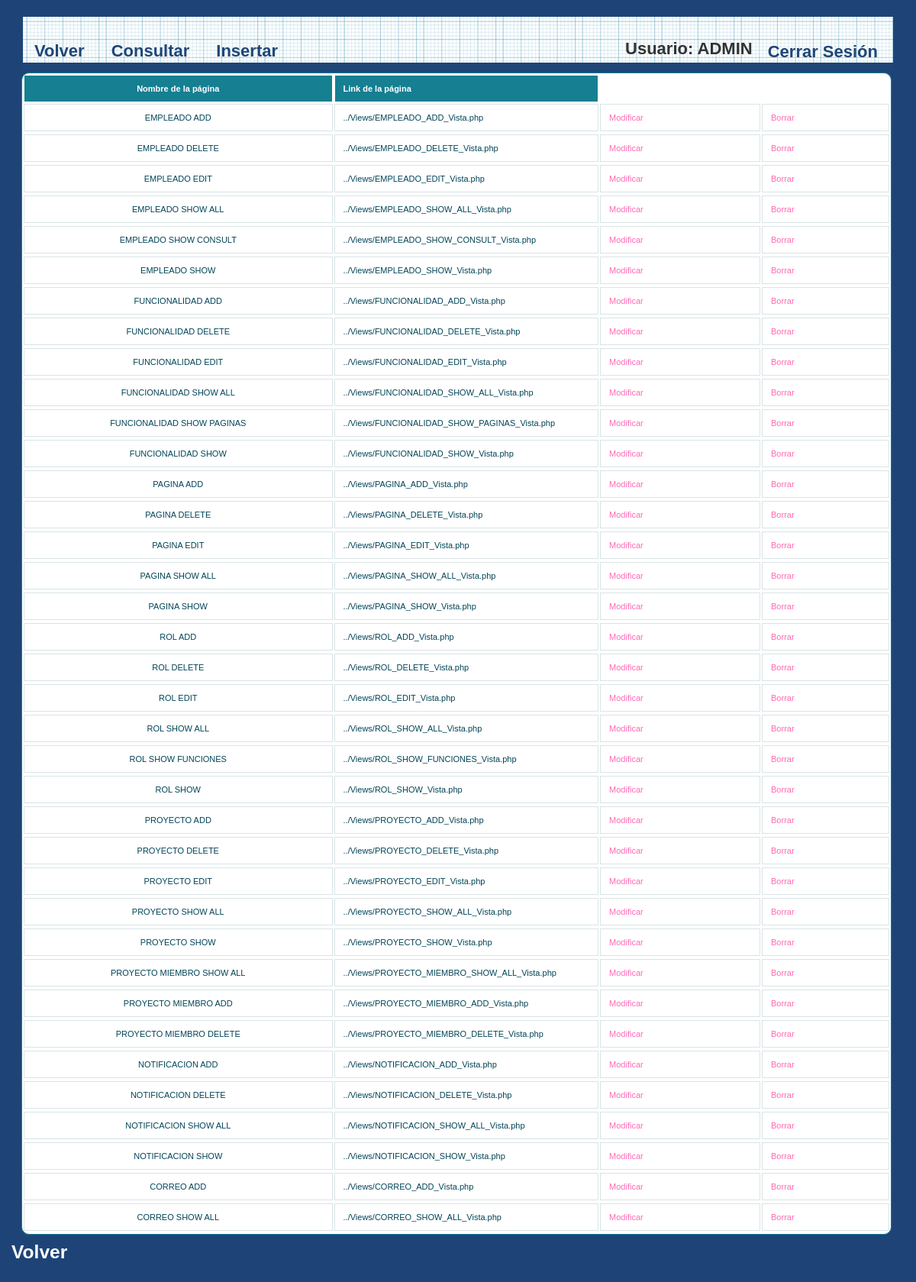
Before: /et3_iu/Controllers/PAGINA_Controller.php (signed in) with the older database file.
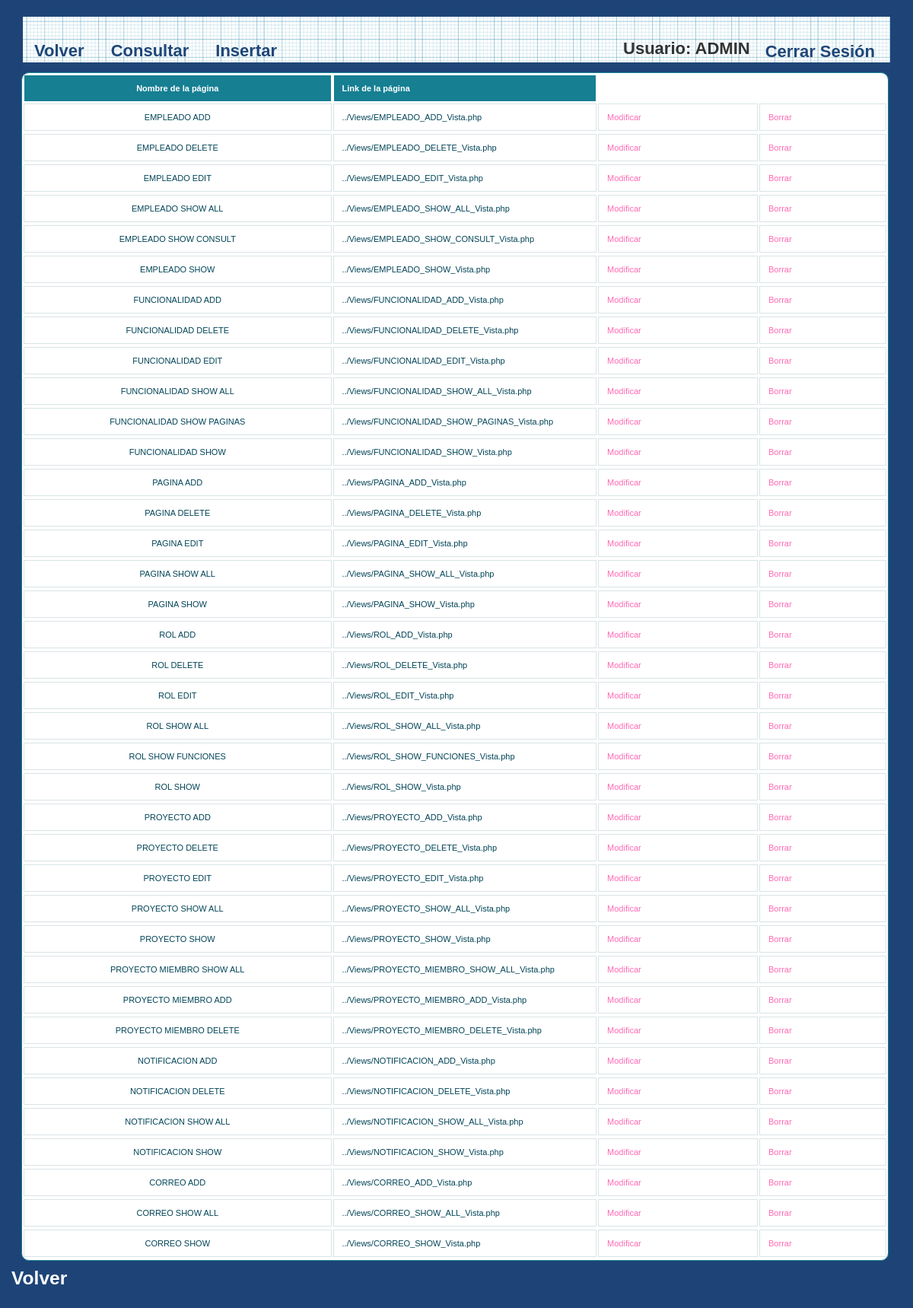
After: the same page with the newer database file.
### tables this page shows
CREATE TABLE IF NOT EXISTS `PAGINA` (
`PAGINA_ID` int(10) NOT NULL,
  `PAGINA_LINK` varchar(50) NOT NULL,
  `PAGINA_NOM` varchar(80) NOT NULL
);

### et3_iu/Controllers/PAGINA_Controller.php (called while the page is built, shortened)
<?php
include '../Models/PAGINA_Model.php';
	Switch ($_REQUEST['accion']) {
		default:
			if (!isset($_REQUEST['PAGINA_NOM'])) {
				$pagina = new Pagina('', '');
			} else {
				$pagina = get_data_form();
			}
			$datos = $pagina->ConsultarTodo();
			if (!tienePermisos('Pagina_Default')) {
				new Mensaje('No tienes los permisos necesarios', '../Views/DEFAULT_Vista.php');
			} else {
				new Pagina_Default($datos, '../Views/DEFAULT_Vista.php');
			}
	}
?>

### et3_iu/Models/PAGINA_Model.php (called while the page is built, shortened)
<?php
class Pagina
{
	function ConectarBD()
	{
		$this->mysqli = new mysqli("localhost", "iu2016", "iu2016", "IU2016");
	}
    function ConsultarTodo()
    {
        $sql = "select PAGINA_ID, PAGINA_NOM, PAGINA_LINK from PAGINA ORDER BY PAGINA_ID";
        if (!($resultado = $this->mysqli->query($sql))){
            return 'Error en la consulta sobre la base de datos';
        }
        else{
            $toret=array();
            $i=0;
            while ($fila= $resultado->fetch_array()) {
                $toret[$i]=$fila;
                $i++;
            }
            return $toret;
        }
    }
}

### et3_iu/Views/PAGINA_SHOW_ALL_Vista.php (the view, shortened to what this page needs)
<?php
class Pagina_default{
	private $datos;
	private $volver;
	function __construct($array, $volver){
		$this->datos = $array;
		$this->volver = $volver;
		$this->render();
	}
	function render(){
		?>
        <link rel="stylesheet" href="../Styles/styles.css" type="text/css" media="screen" />
		<head></head>
			<p>
				<h2>
					<div>
						<?php
						$lista = array('PAGINA_NOM','PAGINA_LINK');
						?>
						<head>
							<link rel="stylesheet" href="../Styles/styles.css" type="text/css" media="screen" />
							<link rel="stylesheet" type="text/css" href="../Styles/print.css" media="print" />
						</head>
						<div id="wrapper">
							<nav>
								<div class="menu">
									<ul>
										<li><a href="../Functions/Desconectar.php"><?php echo  $strings['Cerrar Sesión']; ?></a></li>
										<li><?php echo $strings['Usuario'].": ". $_SESSION['login']; ?></li>
									</ul>
									<?php echo '<a href=\'' . $this->volver . "'>" . $strings['Volver'] . " </a>"; ?></li>
									<a href='./PAGINA_Controller.php?accion=<?php echo $strings['Consultar']?>'><?php echo $strings['Consultar']?></a>
									<a href='./PAGINA_Controller.php?accion=<?php echo $strings['Insertar']?>'><?php echo $strings['Insertar']?></a>
								</div>
							</nav>
						<table id="btable" border = 1>
							<tr>
								<?php
								foreach($lista as $titulo){
									echo "<th>";
									?>
									<?php
									echo $strings[$titulo];
									?>
									</th>
									<?php
								}
								?>
							</tr>
							<?php
							for ($j=0;$j<count($this->datos);$j++){
								echo "<tr>";
								foreach ($this->datos [$j] as $clave => $valor) {
									for ($i = 0; $i < count($lista); $i++) {
										if ($clave === $lista[$i]) {
											?>
											<?php
											echo "<td>";
											echo $valor;
											echo "</td>";
										}
									}
								}
								?>
								<td>
									<a href='PAGINA_Controller.php?PAGINA_NOM=<?php echo $this->datos[$j]['PAGINA_NOM'] . '&accion='.$strings['Modificar']; ?>'><?php echo $strings['Modificar'] ?></a>
								</td>
								<td>
									<a href='PAGINA_Controller.php?PAGINA_NOM=<?php echo $this->datos[$j]['PAGINA_NOM'] . '&accion='.$strings['Borrar']; ?>'><?php echo $strings['Borrar'] ?></a>
								</td>
								<?php
								echo "<tr>";
							}
							?>
						</table>
					</div>
					<h3>
			<p>
				<?php
				echo '<a class="form-link" href=\'' . $this->volver . "'>" . $strings['Volver'] . " </a>";
				?>
				</h3>
			</p>
		<?php
	}
}

### et3_iu/Styles/styles.css (style rules this page uses)
* { margin: 0; padding: 0; }
ul li { list-style-type:none; }
header, footer, section, aside, nav, article { display: block; }
#wrapper { width: 1140px; margin: 0 auto; margin-top: 5px; margin-bottom: 5px; }
nav { width: 1140px; height: 69px; margin: 0 auto; background: #1F4677 url(../images/blueprintpaper.png) repeat-x; }
h1,h2,h3,h4,h5,h6 { font-weight: bold; clear: both; color: #333; list-style-type:none; }
a:link, a:visited { color:hotpink; text-decoration: none; }
p { margin-bottom: 18px; }
li { padding-left: 5px; }
nav .menu { font-size: 22px; font-weight: bold; }
nav .menu ul { margin: 0; padding: 25px 0 0 20px; list-style: none; line-height: normal; }
nav .menu li { display: block; float: right; }
nav .menu a { display: block; margin-right: 5px; padding: 0px 15px; text-decoration: none; color: #1F4677; float:left; }
table { white-space: normal; line-height: normal; font-weight: normal; font-size: small; font-style: normal; color: black; text-align: center; font-variant: normal; border-color: gray; background-color: white; }
#btable { white-space: normal; line-height: normal; font-weight: normal; font-size: 11px; font-style: normal; color: black; text-align: center; font-variant: normal; border-color: gray; background-color: white; margin-left: -2px; }
#btable { width: 100%; overflow: hidden; background: #FFF; color: #024457; border-radius: 10px; border: 1px solid #167F92; }
#btable tr { border: 1px solid #D9E4E6; }
#btable tr:nth-child(odd) { background-color: #EAF3F3; }
#btable th { display: none; border: 1px solid #FFF; background-color: #167F92; color: #FFF; padding: 1em; }
#btable th:first-child { display: table-cell; text-align: center; }
#btable th:nth-child(2) { display: table-cell; }
#btable th:nth-child(2):after { content: attr(data-th); }
@media (min-width: 480px) { #btable th:nth-child(2):after { display: none; } }
#btable td { display: block; word-wrap: break-word; max-width: 7em; }
#btable td:first-child { display: table-cell; text-align: center; border-right: 1px solid #D9E4E6; }
@media (min-width: 480px) { #btable td { border: 1px solid #D9E4E6; } }
#btable th, #btable td { text-align: left; margin: .5em 1em; }
@media (min-width: 480px) { #btable th, #btable td { display: table-cell; padding: 1em; } }
#content p, ul, ol, hr { margin-bottom: 24px; }
#content h1, h2, h3, h4, h5, h6 { color: #333; margin: 0 0 20px 0; line-height: 1.5em; }
* { margin-top: 4px; }
.form-link { color: white !important; margin-left: 15px; }

### et3_iu/Styles/print.css (style rules this page uses)
a { text-decoration : underline; color : #0000ff; }
a:link:after, a:visited:after { content: " (" attr(href) ") "; font-size: 70%; }
nav, footer, header, aside { display : none; }

Changed rows visible on the page:
added pagina: PAGINA_NOM "CORREO SHOW", PAGINA_LINK "../Views/CORREO_SHOW_Vista.php"
Other visible differences:
new list line: "Modificar Borrar"
